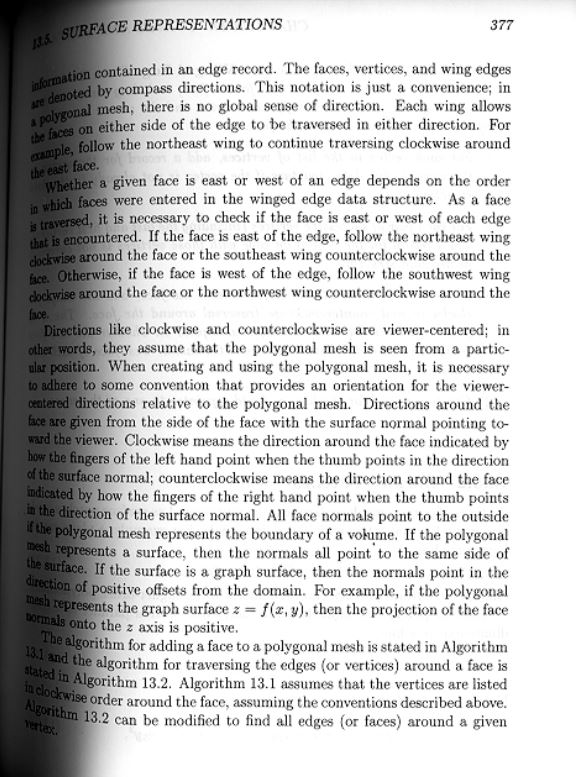
#> input picture Shadow Removal/gutter.JPG, 585 x 777 px
$ jupyter execute gutter.ipynb
#> lines starting #> are read from the running program, lines starting #| are printed output that depends on the picture; after the words box and inside, x2 and y2 are one past the last pixel; in counts of white or black regions, pixels touching at a corner belong together
# Gutter Cleaner
Roadside gutters are not clogged because of scattered
garbage, but because of debris in our minds, which
generates the litter in material world in the first place.
Even dogs and pigs assist us in clearing out the materially clogged gutters, but how can we help ourselves in
purifying our minds? Probably by first processing the
pseudo self-images that cast shadows of greed-ego; and
then by enhancing our spirit by following the enlightened beings like Buddha.
Similarly, the inner margin of books is also referred
to as a gutter. Scanning or photocopying the books,
magazines or notebooks, casts shadows in the gutter as
shown in the image below. The idea is to clean the gutter for the provided image.

[cell 1]
import numpy as np
import cv2
import matplotlib.pyplot as plt
from google.colab.patches import cv2_imshow

[cell 2]
path = 'gutter.JPG'
img = cv2.imread(path)
#> img is the input picture: shape (777, 585, 3); min 0, max 255, mean 198.1
cv2_imshow(img)

[cell 3]
def padding(path):
  """function to pad the image in order to finally obtain a convolved image of the same shape as the original image"""
#> called with path = 'gutter.JPG'
  img = cv2.imread(path)
  gray_img = cv2.cvtColor(img,cv2.COLOR_BGR2GRAY)
  kernel_size = [51,51]
  padded_image = np.zeros((gray_img.shape[0]+2*int(kernel_size[0]/2), gray_img.shape[1]+2*int(kernel_size[1]/2)))
  for i in range(int(kernel_size[0]/2), padded_image.shape[0]-int(kernel_size[0]/2)):
    for j in range(int(kernel_size[1]/2), padded_image.shape[1]-int(kernel_size[1]/2)):
      padded_image[i,j] = gray_img[i-int(kernel_size[1]/2), j-int(kernel_size[1]/2)]
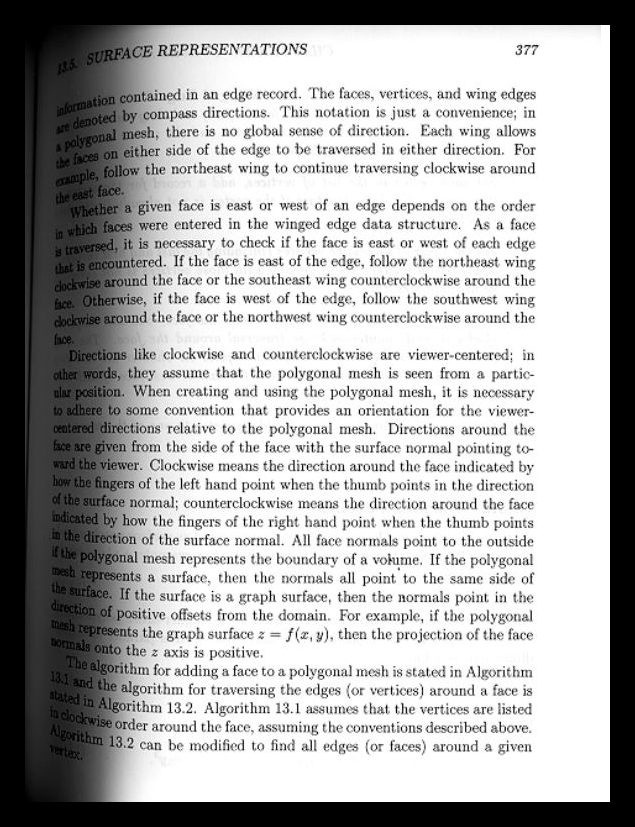
#> padded_image: shape (827, 635) float64; min 0, max 255, mean 171.5
  return padded_image

[cell 4]
def smoothing(path):
  """image smoothing function using convolution operation"""
#> called with path = 'gutter.JPG'
  img = cv2.imread(path)
  padded_image = padding(path)
  kernel = (1/2601)*(np.ones((51,51)))
  smooth_image = np.zeros((img.shape[0], img.shape[1]))
  for i in range(0,smooth_image.shape[0]):
    for j in range(0,smooth_image.shape[1]):
      matrix = padded_image[i:i+kernel.shape[0],j:j+kernel.shape[1]]
      np.sum(np.multiply(matrix, kernel))
      smooth_image[i, j] = np.sum(np.multiply(matrix, kernel))
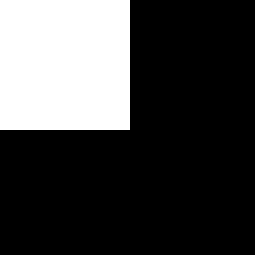
#> matrix: shape (51, 51) float64 (shown 5 times larger); 26% white; 1 white region, box (x1, y1, x2, y2) and area: (0, 0, 26, 26) 676
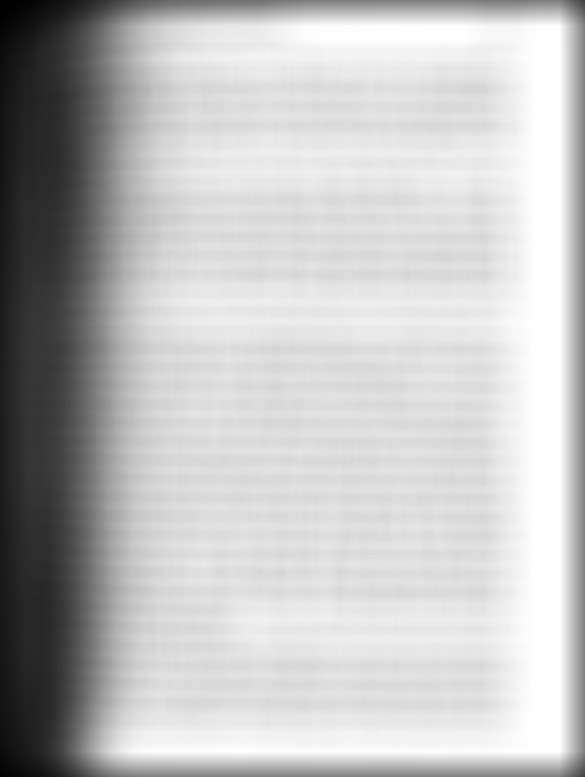
#> smooth_image: shape (777, 585) float64; min 0.651, max 255, mean 191.5
  return smooth_image

[cell 5]
def output(path):
  """using custom algorithm utilizing thresholding for de-shadowing the image"""
  img = cv2.imread(path)
  gray_img = cv2.cvtColor(img,cv2.COLOR_BGR2GRAY)
  padded_image = padding(path)
  smooth_img = smoothing(path)
  sub_img = gray_img - smooth_img
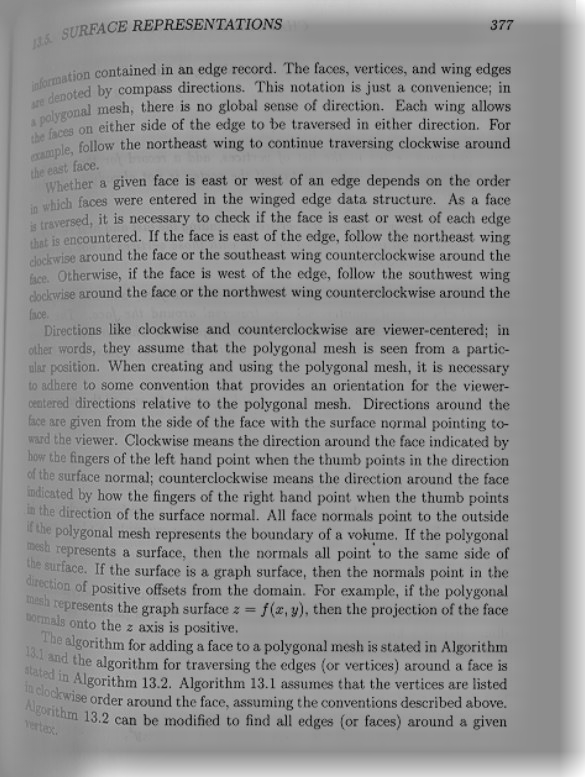
#> sub_img: shape (777, 585) float64; min -238.6, max 189.9, mean 6.6; drawn with min black and max white
  cout = 0
  for i in range(0, img.shape[0]):
    for j in range(0, img.shape[1]):
      if(sub_img[i,j]<-10):
        sub_img[i,j] = 255
        cout+=1
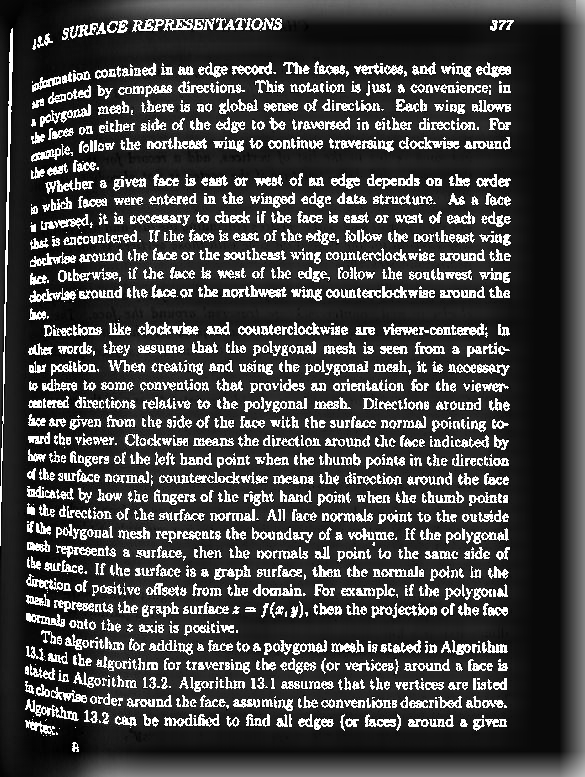
#> sub_img: shape (777, 585) float64; 18.26% of pixels changed, all inside (x1, y1, x2, y2) = (0, 18, 514, 752); drawn with min black and max white
#> after the loop, cout = 82994
  out = 255-sub_img
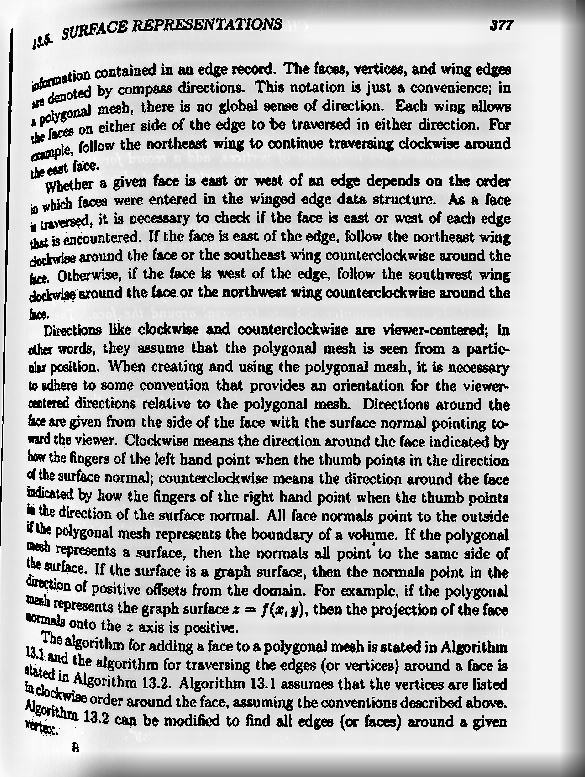
#> out: shape (777, 585) float64; min 0, max 265, mean 189.3; drawn with min black and max white
  return out

[cell 6]
out = output(path)
cv2_imshow(out)
plt.imsave('cleaned-gutter.jpg', out)
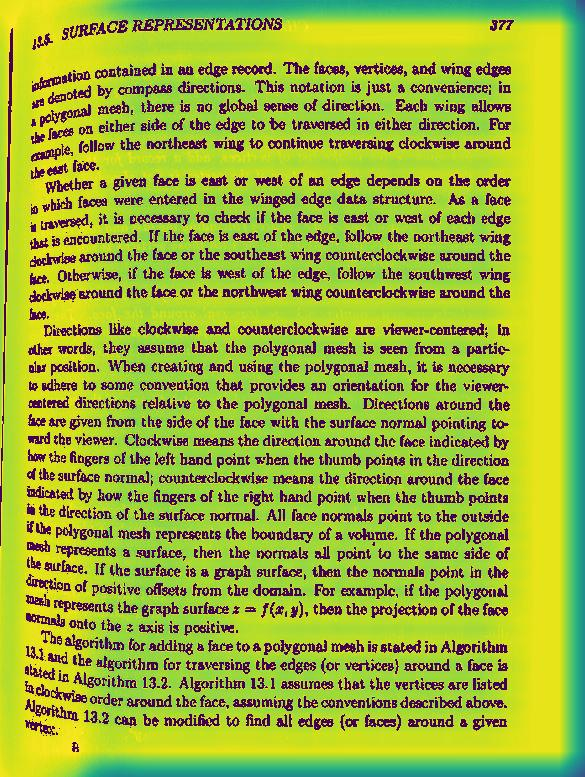
#> saved as cleaned-gutter.jpg: shape (777, 585, 3); mean R, G, B 154.8, 177.9, 57.2
